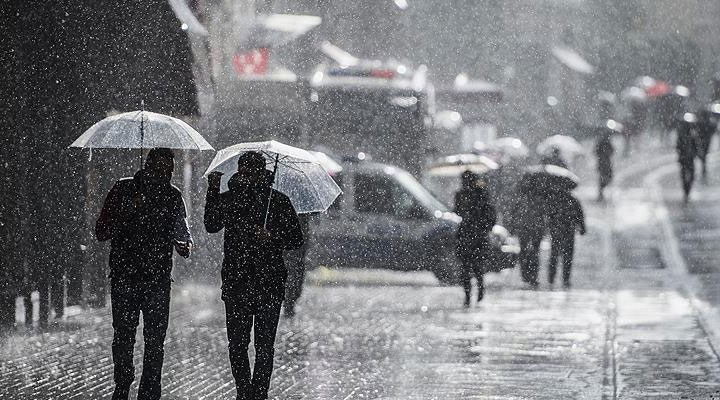
#> input picture 101/ders14/rain.jpg, 720 x 400 px, found by its file name
$ python morfology.py
#> lines starting #> are read from the running program, lines starting #| are printed output that depends on the picture
import cv2
import numpy as np

img = cv2.imread("101/ders14/rain.jpg")
#> img is the input picture: shape (400, 720, 3); mean B, G, R 124.8, 121.7, 120.8

kernel = np.zeros((5,5),np.uint8)

dilation = cv2.dilate(img,kernel,iterations=1) #beyaz bölge artıyor, gürültüler artıyor.genişleme işlemi yapıyor
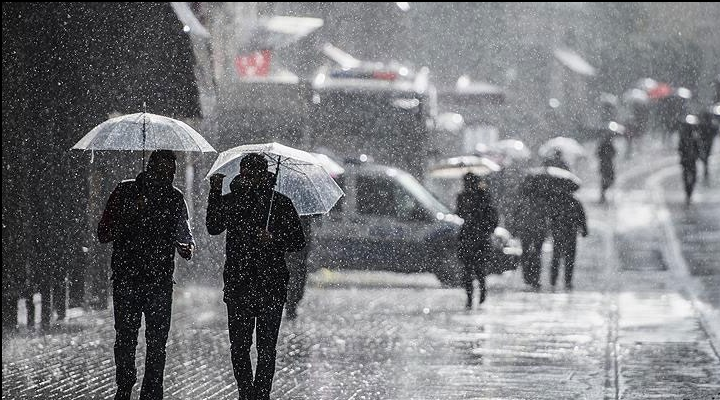
#> dilation: shape (400, 720, 3); mean B, G, R 123.7, 120.6, 119.7
erosion = cv2.erode(img,kernel,iterations=1)  #dilationun tam tersi

cv2.imshow("dilation", dilation)
cv2.imshow("erosion", erosion)
cv2.imshow("orjinl", img)

cv2.waitKey(0)
cv2.destroyAllWindows()
cv2.waitKey(1)
